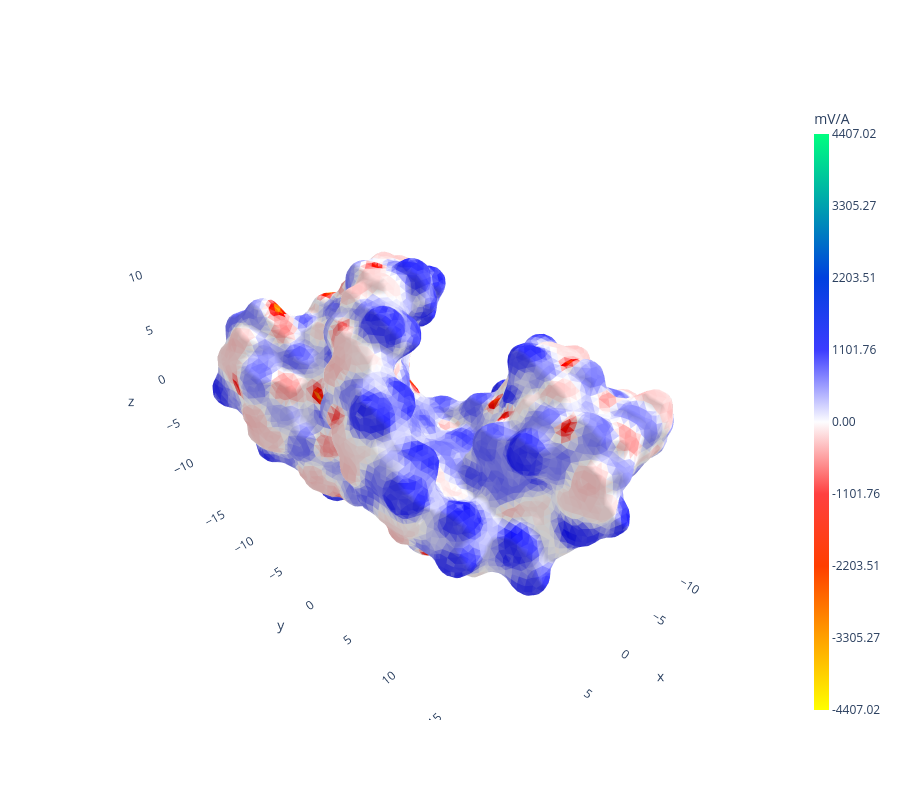

Notebook code cell kept with this figure:
### Code cell
simulation.plot_surface_values(values='d_phi',units='mv')

### Figure 1 — Plotly figure (JSON) as saved in the notebook; plotly's stock layout.template omitted (floating-point values rounded to 4 significant figures; data arrays with more than 128 entries replaced by an {"elided": "..."} marker saying what was removed)
{"data": [{"facecolor": {"elided": "20600 str values"}, "i": {"elided": "20600 int values"}, "j": {"elided": "20600 int values"}, "k": {"elided": "20600 int values"}, "name": "", "type": "mesh3d", "x": {"elided": "10302 float values"}, "y": {"elided": "10302 float values"}, "z": {"elided": "10302 float values"}}, {"hoverinfo": "skip", "marker": {"cmax": 4407.0, "cmin": -4407.0, "color": [-4407.0], "colorbar": {"thickness": 15, "ticktext": ["-4407.02", "-3305.27", "-2203.51", "-1101.76", "0.00", "1101.76", "2203.51", "3305.27", "4407.02"], "tickvals": [-4407.0, -3305.0, -2204.0, -1102.0, 0, 1102.0, 2204.0, 3305.0, 4407.0], "title": {"text": "mV/A"}}, "colorscale": [[0, "rgb(255.0, 255.0, 0.0)"], [0.125, "rgb(255.0, 161.0, 0.0)"], [0.25, "rgb(255.0, 62.0, 0.0)"], [0.375, "rgb(255.0, 64.0, 64.0)"], [0.5, "rgb(253.0, 253.0, 255.0)"], [0.625, "rgb(60.0, 60.0, 255.0)"], [0.75, "rgb(0.0, 64.0, 223.0)"], [0.875, "rgb(0.0, 161.0, 175.0)"], [1, "rgb(0.0, 255.0, 128.0)"]], "showscale": true}, "mode": "markers", "opacity": 0, "scene": "scene", "type": "scatter3d", "x": [0], "y": [0], "z": [0]}], "layout": {"height": 800, "scene": {"aspectmode": "data", "xaxis": {"showbackground": false, "visible": true}, "yaxis": {"showbackground": false, "visible": true}, "zaxis": {"showbackground": false, "visible": true}}, "width": 900}}
